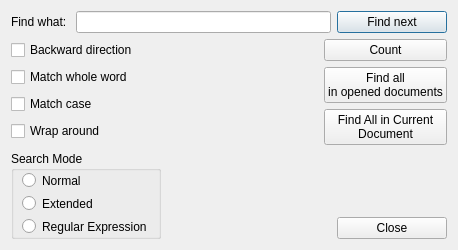
<?xml version="1.0" encoding="UTF-8"?>
<ui version="4.0">
 <class>FindDialog</class>
 <widget class="QDialog" name="FindDialog">
  <property name="geometry">
   <rect>
    <x>0</x>
    <y>0</y>
    <width>458</width>
    <height>250</height>
   </rect>
  </property>
  <property name="minimumSize">
   <size>
    <width>0</width>
    <height>250</height>
   </size>
  </property>
  <property name="maximumSize">
   <size>
    <width>16777215</width>
    <height>250</height>
   </size>
  </property>
  <property name="windowTitle">
   <string>Find in file(s)</string>
  </property>
  <property name="windowIcon">
   <iconset resource="../rdfnavigator.qrc">
    <normaloff>:/images/find.png</normaloff>:/images/find.png</iconset>
  </property>
  <layout class="QGridLayout" name="gridLayout">
   <item row="0" column="0" colspan="3">
    <layout class="QHBoxLayout" name="horizontalLayout">
     <item>
      <widget class="QLabel" name="whatLabel">
       <property name="maximumSize">
        <size>
         <width>16777211</width>
         <height>16777215</height>
        </size>
       </property>
       <property name="text">
        <string>Find what: </string>
       </property>
      </widget>
     </item>
     <item>
      <widget class="QLineEdit" name="findLineEdit"/>
     </item>
     <item>
      <widget class="QPushButton" name="findPushButton">
       <property name="minimumSize">
        <size>
         <width>110</width>
         <height>0</height>
        </size>
       </property>
       <property name="text">
        <string>Find next</string>
       </property>
      </widget>
     </item>
    </layout>
   </item>
   <item row="1" column="0" colspan="3">
    <layout class="QHBoxLayout" name="horizontalLayout_6">
     <item>
      <layout class="QVBoxLayout" name="verticalLayout_3">
       <item>
        <layout class="QHBoxLayout" name="horizontalLayout_2">
         <item>
          <widget class="QCheckBox" name="backDirectionBox">
           <property name="text">
            <string>Backward direction</string>
           </property>
          </widget>
         </item>
         <item>
          <spacer name="horizontalSpacer">
           <property name="orientation">
            <enum>Qt::Horizontal</enum>
           </property>
           <property name="sizeHint" stdset="0">
            <size>
             <width>108</width>
             <height>20</height>
            </size>
           </property>
          </spacer>
         </item>
        </layout>
       </item>
       <item>
        <layout class="QHBoxLayout" name="horizontalLayout_3">
         <item>
          <widget class="QCheckBox" name="matchWordBox">
           <property name="text">
            <string>Match whole word</string>
           </property>
          </widget>
         </item>
         <item>
          <spacer name="horizontalSpacer_2">
           <property name="orientation">
            <enum>Qt::Horizontal</enum>
           </property>
           <property name="sizeHint" stdset="0">
            <size>
             <width>40</width>
             <height>20</height>
            </size>
           </property>
          </spacer>
         </item>
        </layout>
       </item>
       <item>
        <layout class="QHBoxLayout" name="horizontalLayout_4">
         <item>
          <widget class="QCheckBox" name="matchCaseBox">
           <property name="text">
            <string>Match case</string>
           </property>
          </widget>
         </item>
         <item>
          <spacer name="horizontalSpacer_5">
           <property name="orientation">
            <enum>Qt::Horizontal</enum>
           </property>
           <property name="sizeHint" stdset="0">
            <size>
             <width>40</width>
             <height>20</height>
            </size>
           </property>
          </spacer>
         </item>
        </layout>
       </item>
       <item>
        <layout class="QHBoxLayout" name="horizontalLayout_5">
         <item>
          <widget class="QCheckBox" name="wrapAroundBox">
           <property name="text">
            <string>Wrap around</string>
           </property>
          </widget>
         </item>
         <item>
          <spacer name="horizontalSpacer_3">
           <property name="orientation">
            <enum>Qt::Horizontal</enum>
           </property>
           <property name="sizeHint" stdset="0">
            <size>
             <width>40</width>
             <height>20</height>
            </size>
           </property>
          </spacer>
         </item>
        </layout>
       </item>
      </layout>
     </item>
     <item>
      <layout class="QVBoxLayout" name="verticalLayout">
       <item>
        <widget class="QPushButton" name="countPushButton">
         <property name="minimumSize">
          <size>
           <width>110</width>
           <height>0</height>
          </size>
         </property>
         <property name="text">
          <string>Count</string>
         </property>
        </widget>
       </item>
       <item>
        <widget class="QPushButton" name="findAllInDocsPushButton">
         <property name="text">
          <string>Find all
in opened documents</string>
         </property>
        </widget>
       </item>
       <item>
        <widget class="QPushButton" name="findAllInCurPushButton">
         <property name="minimumSize">
          <size>
           <width>110</width>
           <height>0</height>
          </size>
         </property>
         <property name="text">
          <string>Find All in Current 
Document</string>
         </property>
        </widget>
       </item>
      </layout>
     </item>
    </layout>
   </item>
   <item row="2" column="0">
    <widget class="QGroupBox" name="groupBox">
     <property name="minimumSize">
      <size>
       <width>150</width>
       <height>0</height>
      </size>
     </property>
     <property name="title">
      <string>Search Mode</string>
     </property>
     <widget class="QRadioButton" name="normalRadioButton">
      <property name="geometry">
       <rect>
        <x>11</x>
        <y>21</y>
        <width>82</width>
        <height>17</height>
       </rect>
      </property>
      <property name="text">
       <string>Normal</string>
      </property>
     </widget>
     <widget class="QRadioButton" name="extendedRadioButton">
      <property name="geometry">
       <rect>
        <x>11</x>
        <y>44</y>
        <width>82</width>
        <height>17</height>
       </rect>
      </property>
      <property name="text">
       <string>Extended</string>
      </property>
     </widget>
     <widget class="QRadioButton" name="reRadioButton">
      <property name="geometry">
       <rect>
        <x>11</x>
        <y>67</y>
        <width>131</width>
        <height>17</height>
       </rect>
      </property>
      <property name="text">
       <string>Regular Expression</string>
      </property>
     </widget>
    </widget>
   </item>
   <item row="2" column="1">
    <spacer name="horizontalSpacer_4">
     <property name="orientation">
      <enum>Qt::Horizontal</enum>
     </property>
     <property name="sizeHint" stdset="0">
      <size>
       <width>269</width>
       <height>48</height>
      </size>
     </property>
    </spacer>
   </item>
   <item row="2" column="2">
    <layout class="QVBoxLayout" name="verticalLayout_2">
     <item>
      <spacer name="verticalSpacer">
       <property name="orientation">
        <enum>Qt::Vertical</enum>
       </property>
       <property name="sizeHint" stdset="0">
        <size>
         <width>20</width>
         <height>40</height>
        </size>
       </property>
      </spacer>
     </item>
     <item>
      <widget class="QPushButton" name="closePushButton">
       <property name="minimumSize">
        <size>
         <width>110</width>
         <height>0</height>
        </size>
       </property>
       <property name="text">
        <string>Close</string>
       </property>
      </widget>
     </item>
    </layout>
   </item>
  </layout>
 </widget>
 <resources>
  <include location="../rdfnavigator.qrc"/>
 </resources>
 <connections>
  <connection>
   <sender>closePushButton</sender>
   <signal>clicked()</signal>
   <receiver>FindDialog</receiver>
   <slot>close()</slot>
   <hints>
    <hint type="sourcelabel">
     <x>392</x>
     <y>228</y>
    </hint>
    <hint type="destinationlabel">
     <x>228</x>
     <y>124</y>
    </hint>
   </hints>
  </connection>
 </connections>
</ui>
